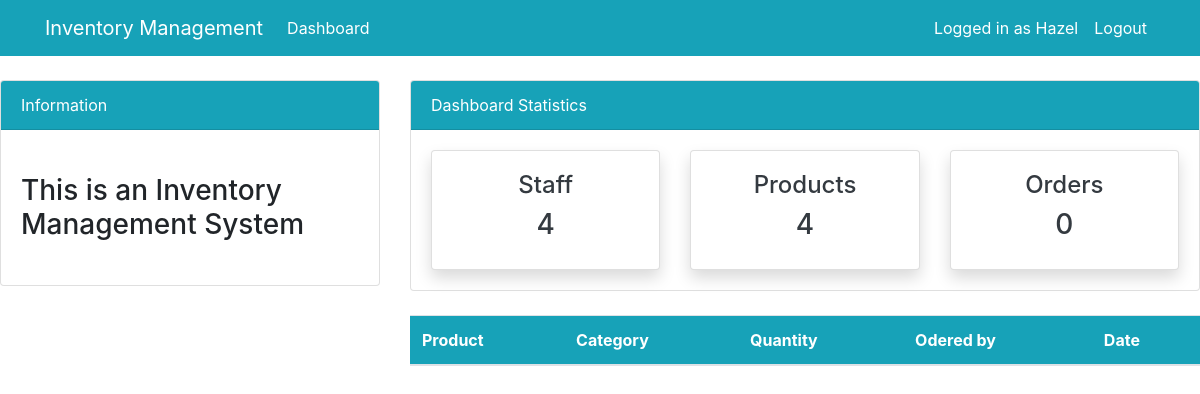
/orders/ (signed in), run on an earlier commit of the app's database.
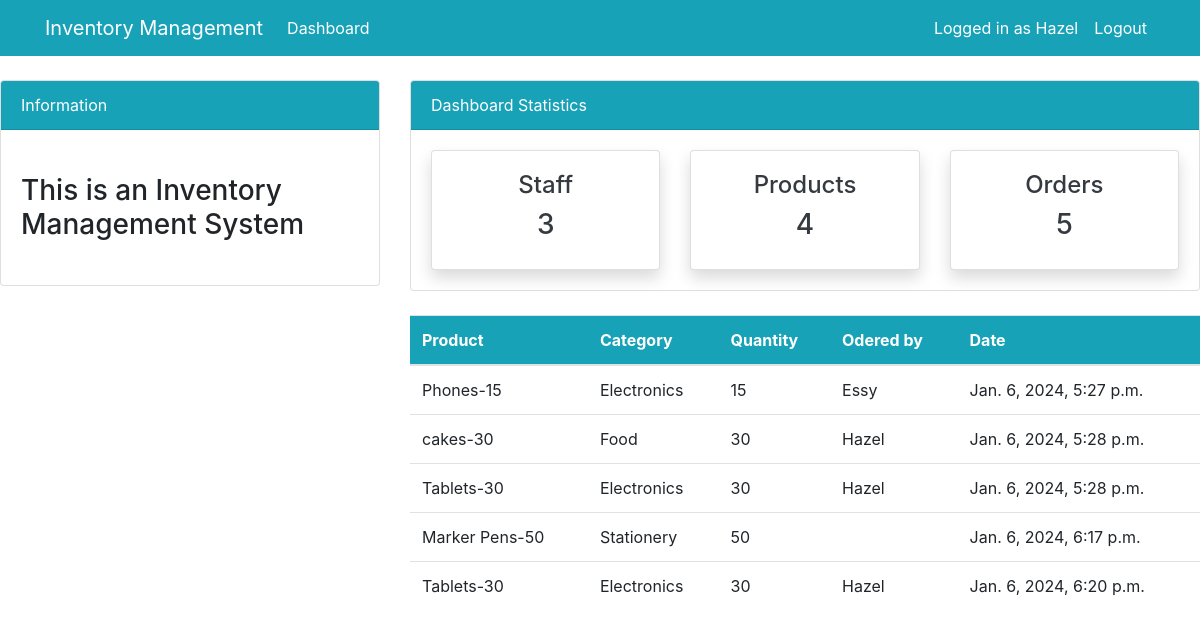
And on a later commit of the database.
### dashboard/models.py (models this page shows, shortened)
class Order(models.Model):
    product = models.ForeignKey(Product, on_delete=models.CASCADE, null=True)
    staff = models.ForeignKey(User, models.CASCADE, null=True)
    order_quantity = models.PositiveIntegerField(null=True)
    date = models.DateTimeField(auto_now_add=True)
    class Meta:
        verbose_name_plural = 'Order'

class Product(models.Model):
    name = models.CharField(max_length=100, null=True)
    category = models.CharField(max_length=20, choices=CATEGORY, null=True)
    quantity = models.PositiveIntegerField(null=True)
    class Meta:
        verbose_name_plural = 'Product'
    def __str__(self):
        return f'{self.name}-{self.quantity}'

### dashboard/views.py (the view)
# urls.py: path('orders/', views.order, name = 'dashboard_orders')
@login_required(login_url='user-login')
def order(request):
    user_orders = Order.objects.all()
    orders_count = user_orders.count()
    employees_count = User.objects.all().count()
    items_count = Product.objects.all().count()
    context = {
         'user_orders': user_orders,
         'employees_count' : employees_count,
         'orders_count' : orders_count,
         'items_count' : items_count
         }
    return render(request, 'dashboard/orders.html', context)

### templates/dashboard/orders.html (shortened to what this page needs)
{% extends 'partials/base.html' %}
{% block content %}
{% include 'partials/topnav.html' %}
<div class="row my-4">
    <div class="col-md-4"></div>
    <div class="col-md-8">
        <table class="table bg-white">
            <thead class="bg-info text-white">
                <tr>
                    <th scope="col">Product</th>
                    <th scope="col">Category</th>
                    <th scope="col">Quantity</th>
                    <th scope="col">Odered by</th>
                    <th scope="col">Date</th>
                </tr>
            </thead>
            <tbody>
               {% for user_orders in user_orders%}
                <tr>
                    <td>{{ user_orders.product}}</td>
                    <td>{{ user_orders.product.category}}</td>
                    <td>{{ user_orders.order_quantity}}</td>
                    <td> {{user_orders.staff.username}}</td>
                    <td>{{ user_orders.date}}</td>
                </tr>
                {% endfor %}
            </tbody>
        </table>
    </div>
</div>
{% endblock %}

### templates/partials/base.html (shortened to what this page needs)
{% load static %}
<!doctype html>
<html lang="en">
  <head>
    <link rel="stylesheet" href="https://cdn.jsdelivr.net/npm/bootstrap@4.6.2/dist/css/bootstrap.min.css">
    <link rel="stylesheet" href="{% static '/style.css' %}">
  </head>
  <body>
    {% include 'partials/nav.html' %}
    {% block content %}
    {% endblock %}
  </body>
</html>

### templates/partials/nav.html (shortened to what this page needs)
<nav class="navbar navbar-expand-lg navbar-info bg-info">
    {% if user.is_authenticated %}
      <div class="container">
        <a class="navbar-brand text-white" href="{% url 'dashboard_index' %}"> Inventory Management</a>
        <div class="collapse navbar-collapse" id="navbarSupportedContent">
          <ul class="navbar-nav me-auto mb-2 mb-lg-0">
            <li class="nav-item">
              <a class="nav-link text-white" aria-current="page" href="{% url 'dashboard_index' %}">Dashboard</a>
            </li>
            </ul>
            <ul class="navbar-nav ml-auto">
              <li class="nav-item active">
                <a class="nav-link text-white" href="{% url 'user-profile'%}"> Logged in as {{user.username}} </a>
              </li>
              <li class="nav-item ">
                  <a class="nav-link text-white" href="{% url 'user-logout' %}"> Logout</a>
                </li>
              </ul>
                {%endif%}
        </div>
      </div>
    </nav>

### templates/partials/topnav.html (shortened to what this page needs)
<div class="row">
    <div class="col-md-4 mt-4">
        <div class="card">
            <div class="card-header bg-info text-white">
                Information
            </div>
            <div class="card-body">
                <marquee behavior="" direction="">
                    <h3 class="my-4"> This is an Inventory Management System</h3>
                </marquee>
            </div>
        </div>
    </div>
    <div class="col-md-8 mt-4">
        <div class="card">
            <div class="card-header bg-info text-white">
                Dashboard Statistics
            </div>
            <div class="card-body">
                <div class="row">
                    <div class="col-md-4">
                        <a class="text-decoration-none text-dark" href="{% url 'dashboard_staff' %}">
                            <div class="card my-card shadow">
                                <div class="card-body text-center">
                                    <h4>Staff </h4>
                                    <h3> {{employees_count}} </h3>
                                </div>
                            </div>
                        </a>
                    </div>
                    <div class="col-md-4">
                        <a class="text-decoration-none text-dark" href="{% url 'dashboard_products' %}">
                            <div class="card my-card shadow">
                                <div class="card-body text-center">
                                    <h4>Products </h4>
                                    <h3> {{items_count}} </h3>
                                </div>
                            </div>
                        </a>
                    </div>
                    <div class="col-md-4">
                        <a class="text-decoration-none text-dark" href="{% url 'dashboard_orders' %}">
                            <div class="card my-card shadow">
                                <div class="card-body text-center">
                                    <h4>Orders </h4>
                                    <h3>{{orders_count }}</h3>
                                </div>
                            </div>
                        </a>
                    </div>
                </div>
            </div>
        </div>
    </div>
</div>

### static/style.css (style rules this page uses)
body { background: rgb (230, 227, 227); }

What changed in the data, as far as the page shows it:
added Order: product "Phones-15", product.category "Electronics", order_quantity "15", staff.username "Essy", date "Jan. 6, 2024, 5:27 p.m."
added Order: product "cakes-30", product.category "Food", order_quantity "30", staff.username "Hazel", date "Jan. 6, 2024, 5:28 p.m."
added Order: product "Tablets-30", product.category "Electronics", order_quantity "30", staff.username "Hazel", date "Jan. 6, 2024, 5:28 p.m."
added Order: product "Marker Pens-50", product.category "Stationery", order_quantity "50", date "Jan. 6, 2024, 6:17 p.m."
added Order: product "Tablets-30", product.category "Electronics", order_quantity "30", staff.username "Hazel", date "Jan. 6, 2024, 6:20 p.m."
Also different on the page:
{{ employees_count }}: "4" → "3"
{{ orders_count }}: "0" → "5"
